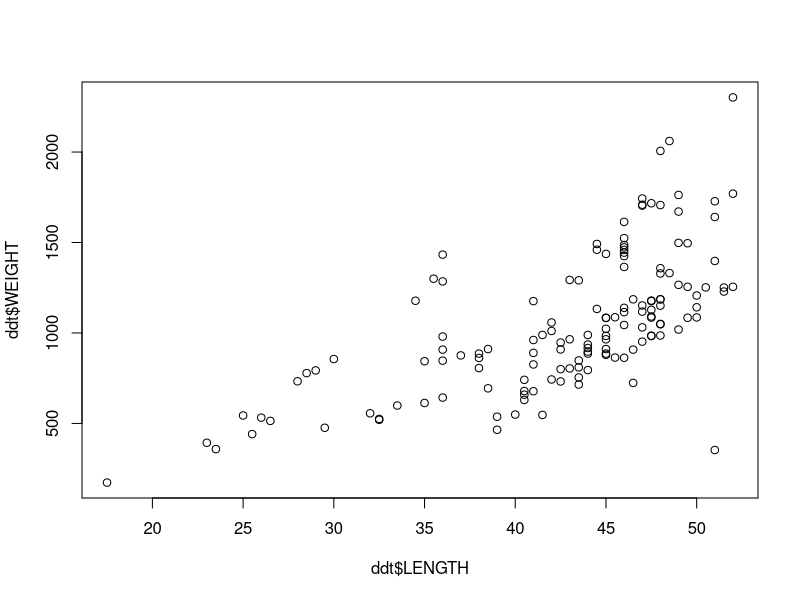
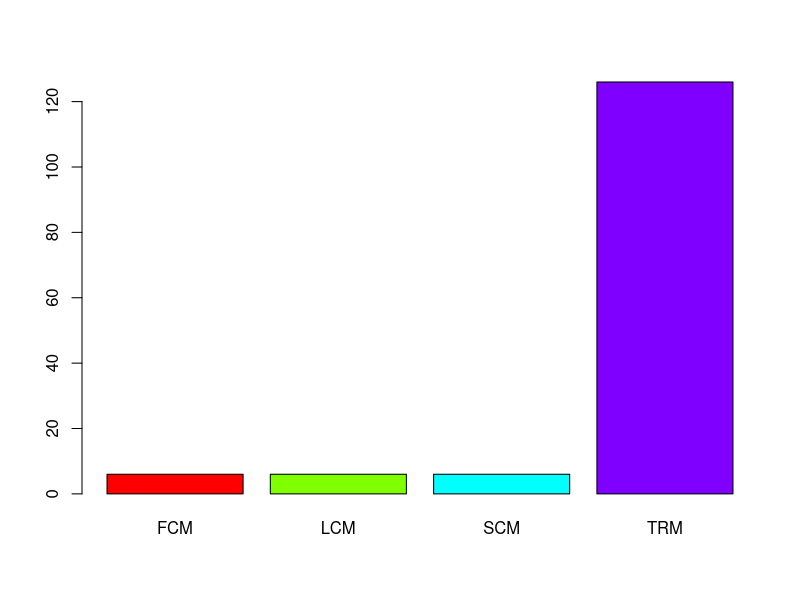
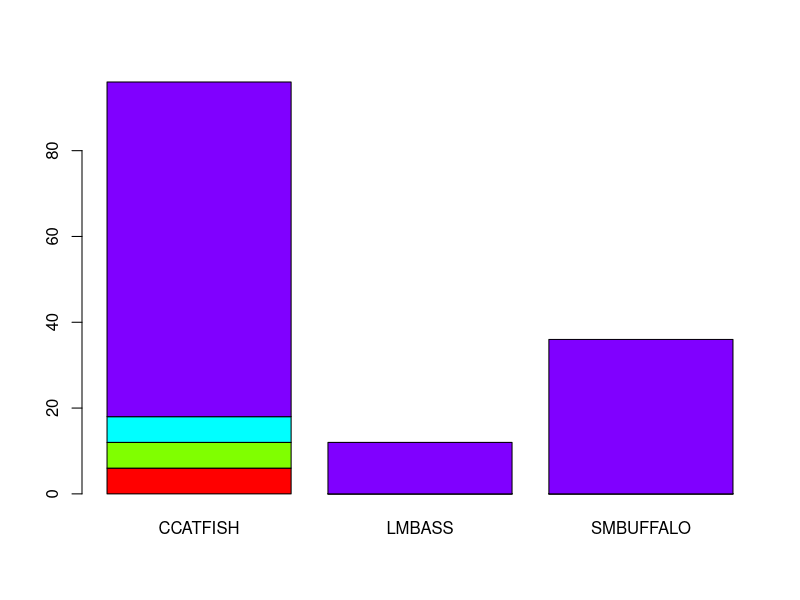
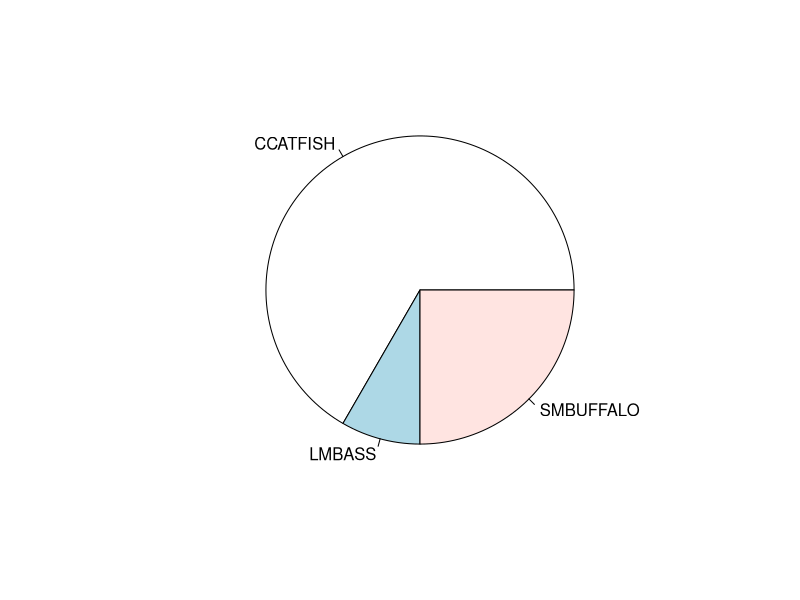
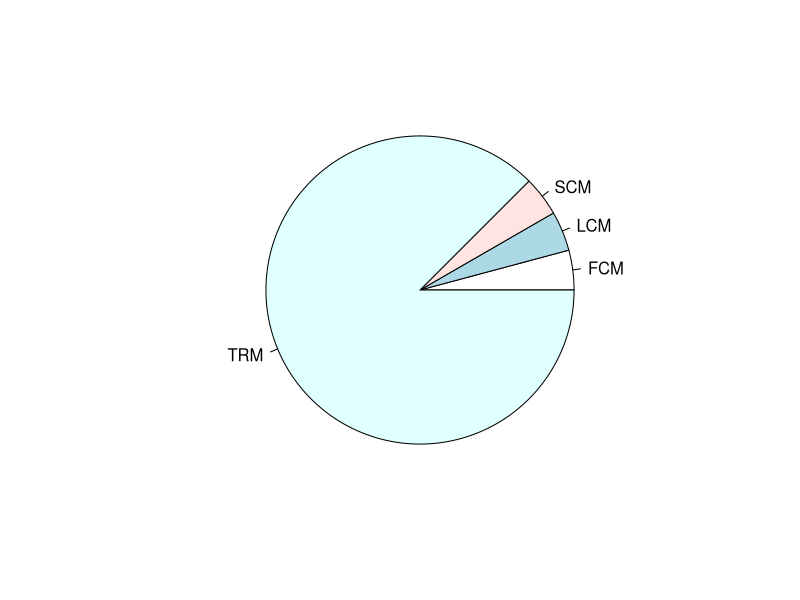
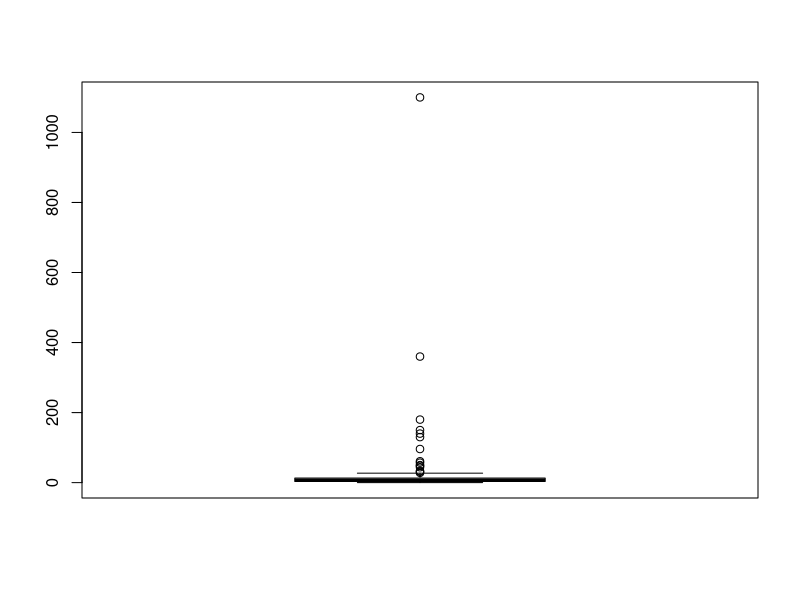
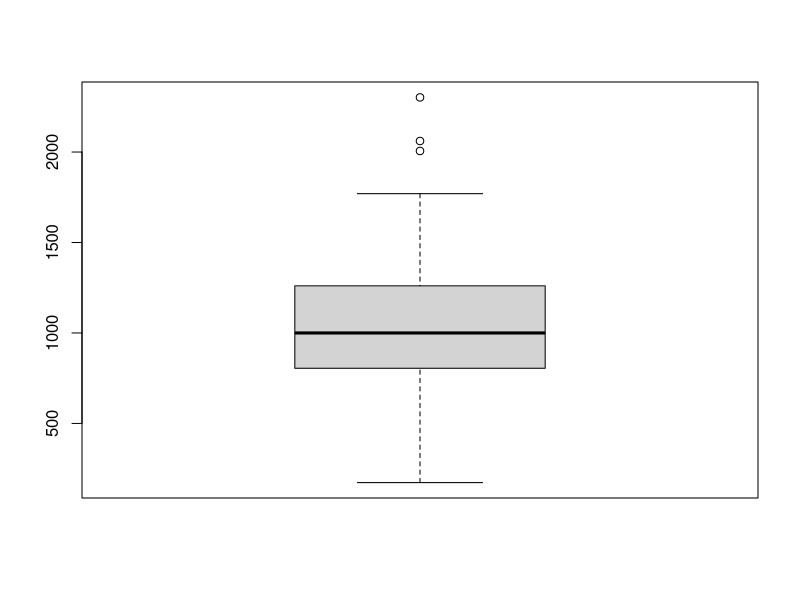
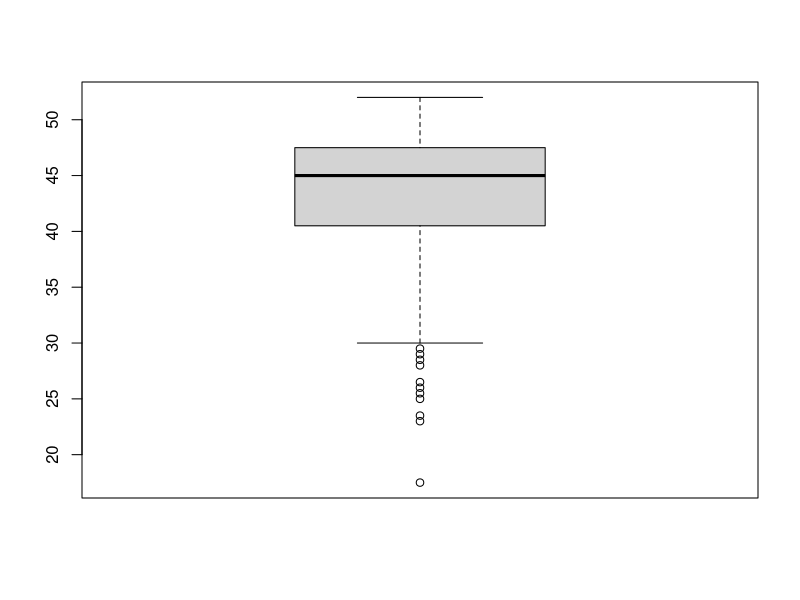

Source code (R) for these figures, in order:
## ---- chunk 1
knitr::opts_chunk$set(echo = TRUE)
## ---- chunk 2
getwd()
## ---- chunk 3
ddt <- read.csv("DDT-1.csv")
head(ddt)
## ---- chunk 4
# In order to find qualitative variables, we need focus on our categorical dimensions which are type <chr> character in this data set. Creating a sub data frame that only includes character will result in a new data set with out qualitative variables, which are RIVER and SPECIES

library(dplyr)
qualitative_ddt <- ddt %>%
  select(where(is.character))
qualitative_ddt
## ---- chunk 5
# In order to find quantitative variables, we need focus on our numerical dimensions which are type <int> and <dbl> in this data set. Creating a sub data frame that only includes integers and doubles will result in a new data set with out quantitative variables, which are MILE, LENGTH, WEIGHT AND DDT


quant_ddt <- ddt %>%
  select(where(is.numeric))
quant_ddt
## ---- chunk 6
# How many SPECIES are there?
length(unique(ddt$SPECIES))

## ---- chunk 7
# Subset: LMBASS + WEIGHT > 800

ddt[ddt$SPECIES == "LMBASS" & ddt$WEIGHT > 800,]
## ---- chunk 8
# Subset: LMBASS + WEIGHT > 800

ddt[ddt$RIVER == "SCM" & ddt$DDT > 4.0,]
## ---- chunk 9
# Mean length of fish

mean(ddt$LENGTH)
## ---- chunk 10
# Standard deviation of the weight

sd(ddt$WEIGHT)
## ---- chunk 11
# Yes, this is the correct plot
# Ans: 1
plot(ddt$LENGTH, ddt$WEIGHT)

## ---- chunk 12
# 20/20. Hence, 1
v = 1:20
v/20

## ---- chunk 13
riv <- ddt$RIVER
# Tables
tab <- table(riv)
tab
tab2 <- table(ddt$RIVER, ddt$SPECIES)
tab2
# Bar plots
barplot(tab, col = rainbow(4))
barplot(tab2, col = rainbow(4))


## ---- chunk 14
# Pie Charts
spec <- table(ddt$SPECIES)
pie(spec)
pie(table(ddt$RIVER))
## ---- chunk 15
#Box Plots
boxplot(ddt$DDT)
boxplot(ddt$WEIGHT)
boxplot(ddt$LENGTH)

## ---- chunk 16
# Coplot 1

weight <- (ddt$WEIGHT)
lenght <- (ddt$LENGTH)
coplot(weight ~ lenght | riv)
## ---- chunk 17
# Coplot 2

weight <- (ddt$WEIGHT)
species <- ddt$SPECIES
pollutant_DDT <- ddt$DDT
coplot(pollutant_DDT ~ weight | species)
## ---- chunk 18
  library(ggplot2)

ggplot(ddt, aes(x = SPECIES, y = WEIGHT, fill = RIVER)) + geom_boxplot() + labs(title = "Aksel Can Sozudogru", x = "SPECIES", y = "WEIGHT")
## ---- chunk 19
ggplot(ddt, aes(x = RIVER, y = LENGTH, fill = SPECIES)) + geom_violin() + labs(title = "Aksel Can Sozudogru", x = "RIVER", y = "LENGTH")
